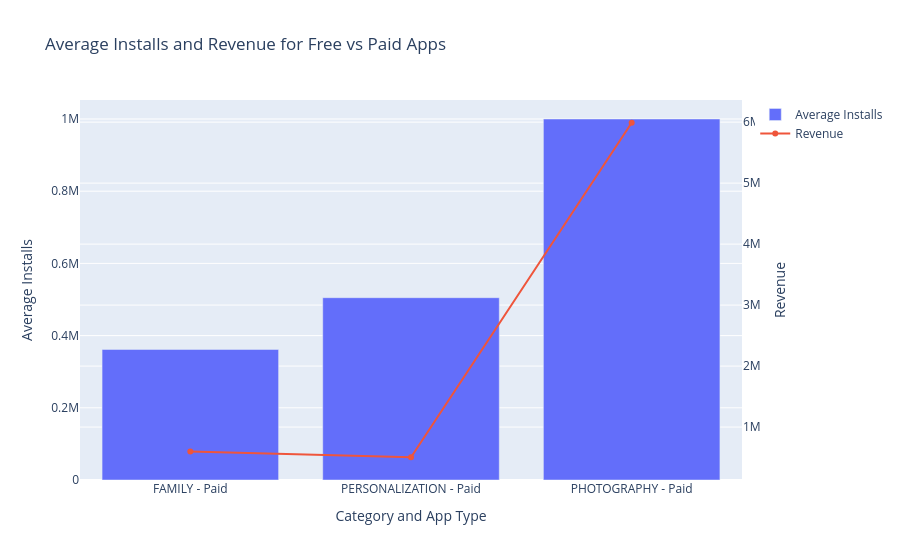

Source (notebook cell):
### Code cell
fig.update_layout(

    title="Average Installs and Revenue for Free vs Paid Apps",

    xaxis_title="Category and App Type",

    yaxis=dict(
        title="Average Installs"
    ),

    yaxis2=dict(
        title="Revenue",
        overlaying="y",
        side="right"
    )

)

### Figure 1 — Plotly figure (JSON) as saved in the notebook; plotly's stock layout.template omitted (floating-point values rounded to 4 significant figures)
{"data": [{"name": "Average Installs", "type": "bar", "x": ["FAMILY - Paid", "PERSONALIZATION - Paid", "PHOTOGRAPHY - Paid"], "y": [361700.0, 505000, 1000000], "yaxis": "y"}, {"mode": "lines+markers", "name": "Revenue", "type": "scatter", "x": ["FAMILY - Paid", "PERSONALIZATION - Paid", "PHOTOGRAPHY - Paid"], "y": [597200.0, 504950, 5990000], "yaxis": "y2"}], "layout": {"title": {"text": "Average Installs and Revenue for Free vs Paid Apps"}, "xaxis": {"title": {"text": "Category and App Type"}}, "yaxis": {"title": {"text": "Average Installs"}}, "yaxis2": {"overlaying": "y", "side": "right", "title": {"text": "Revenue"}}}}
